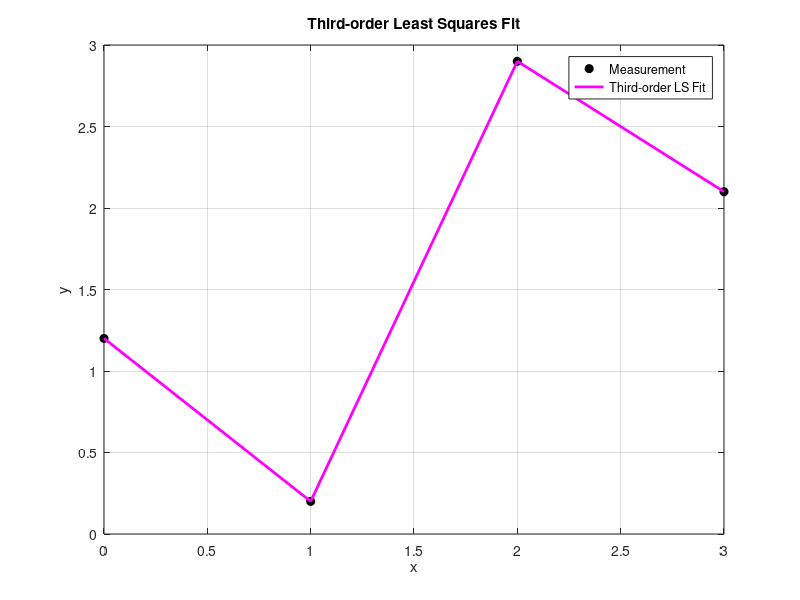

Reproduce this figure in MATLAB.
% Third-order least squares fit (cubic)
% Given data vectors x and y

x = [0 1 2 3]';              % Example input data (column vector)
y = [1.2 0.2 2.9 2.1]';  % Corresponding Measurement values

% Design matrix A for third-order: [1 x x^2 x^3]
A = [ones(length(x), 1), x, x.^2, x.^3];

% Least squares solution: theta = inv(A'*A) * A' * y
theta = inv(A' * A) * A' * y;

% Fitted output
y_fit = A * theta;

% Plotting
figure;
plot(x, y, 'ko', 'MarkerFaceColor', 'k'); hold on;
plot(x, y_fit, 'm-', 'LineWidth', 2);
legend('Measurement', 'Third-order LS Fit');
xlabel('x'); ylabel('y');
title('Third-order Least Squares Fit');
grid on;
